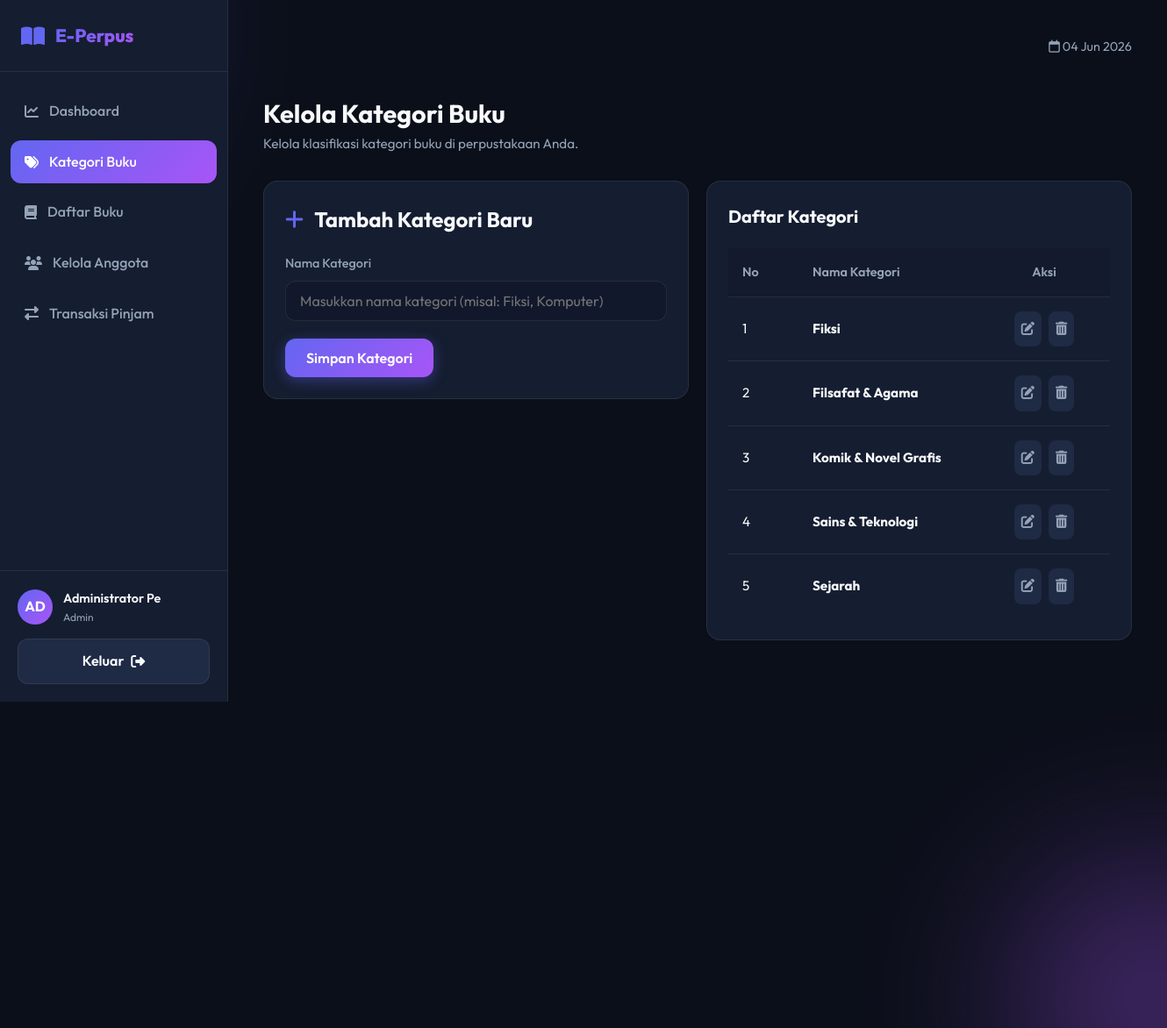
The app's page /admin/kategori.php (signed in) with its own data.
### tables this page shows
CREATE TABLE IF NOT EXISTS kategori (
    id INT AUTO_INCREMENT PRIMARY KEY,
    nama_kategori VARCHAR(100) NOT NULL
);

### admin/kategori.php (the view, shortened to what this page needs)
<?php
require_once 'header.php';
$edit_mode = false;
$edit_name = '';
try {
    $all_kategori = $pdo->query("SELECT * FROM kategori ORDER BY nama_kategori ASC")->fetchAll();
} catch (PDOException $e) {
    $error = 'Gagal memuat kategori: ' . $e->getMessage();
}
?>
<div class="page-title">
    <h1>Kelola Kategori Buku</h1>
    <p>Kelola klasifikasi kategori buku di perpustakaan Anda.</p>
</div>
<div class="grid-form" style="margin-top: 30px;">
    <div class="data-card" style="height: fit-content;">
        <h2><i class="fa-solid <?= $edit_mode ? 'fa-pen-to-square' : 'fa-plus' ?>" style="color: var(--accent-primary); margin-right: 8px;"></i> <?= $edit_mode ? 'Edit Kategori' : 'Tambah Kategori Baru' ?></h2>
        <form action="kategori.php" method="POST" style="margin-top: 20px;">
            <div class="form-group">
                <label for="nama_kategori" class="form-label">Nama Kategori</label>
                <input type="text" id="nama_kategori" name="nama_kategori" class="form-input" placeholder="Masukkan nama kategori (misal: Fiksi, Komputer)" value="<?= htmlspecialchars($edit_name) ?>" required autocomplete="off">
            </div>
            <div style="display: flex; gap: 10px;">
                <button type="submit" class="btn btn-primary">
                    <?= $edit_mode ? 'Perbarui' : 'Simpan' ?> Kategori
                </button>
            </div>
        </form>
    </div>
    <div class="data-card">
        <div class="card-header">
            <h2>Daftar Kategori</h2>
        </div>
        <div class="table-responsive">
            <table class="custom-table">
                <thead>
                    <tr>
                        <th style="width: 80px;">No</th>
                        <th>Nama Kategori</th>
                        <th style="width: 150px; text-align: center;">Aksi</th>
                    </tr>
                </thead>
                <tbody>
                    <?php if (count($all_kategori) > 0): ?>
                        <?php $no = 1; foreach ($all_kategori as $k): ?>
                            <tr>
                                <td><?= $no++ ?></td>
                                <td><strong><?= htmlspecialchars($k['nama_kategori']) ?></strong></td>
                                <td style="text-align: center;">
                                    <div class="action-buttons" style="justify-content: center;">
                                        <a href="kategori.php?edit=<?= $k['id'] ?>" class="btn-icon edit" title="Edit Kategori">
                                            <i class="fa-solid fa-pen-to-square"></i>
                                        </a>
                                        <a href="kategori.php?delete=<?= $k['id'] ?>" class="btn-icon delete btn-delete-confirm" data-message="Apakah Anda yakin ingin menghapus kategori '<?= htmlspecialchars($k['nama_kategori']) ?>'?" title="Hapus Kategori">
                                            <i class="fa-solid fa-trash-can"></i>
                                        </a>
                                    </div>
                                </td>
                            </tr>
                        <?php endforeach; ?>
                    <?php endif; ?>
                </tbody>
            </table>
        </div>
    </div>
</div>
<?php
require_once 'footer.php';
?>

### assets/css/style.css (style rules this page uses)
:root { --bg-primary: #0b0f19; --bg-secondary: #151d30; --bg-tertiary: #1f2a45; --accent-primary: #6366f1; --accent-secondary: #a855f7; --accent-gradient: linear-gradient(135deg, var(--accent-primary) 0%, var(--accent-secondary) 100%); --text-primary: #f8fafc; --text-secondary: #94a3b8; --text-muted: #64748b; --border-color: rgba(255, 255, 255, 0.08); --glass-bg: rgba(21, 29, 48, 0.7); --glass-border: rgba(255, 255, 255, 0.06); --glass-shadow: 0 8px 32px 0 rgba(0, 0, 0, 0.37); --success: #10b981; --warning: #f59e0b; --danger: #ef4444; --info: #3b82f6; --transition-fast: 0.2s ease; --transition-smooth: 0.3s cubic-bezier(0.4, 0, 0.2, 1); --border-radius: 12px; }
* { margin: 0; padding: 0; box-sizing: border-box; font-family: 'Outfit', sans-serif; }
body { background-color: var(--bg-primary); color: var(--text-primary); min-height: 100vh; overflow-x: hidden; line-height: 1.6; }
.form-group { margin-bottom: 20px; }
.form-label { display: block; margin-bottom: 8px; color: var(--text-secondary); font-size: 0.9rem; font-weight: 500; transition: var(--transition-fast); }
.form-input { width: 100%; padding: 12px 16px; background: rgba(15, 23, 42, 0.6); border: 1px solid var(--border-color); border-radius: var(--border-radius); color: var(--text-primary); font-size: 1rem; transition: var(--transition-smooth); }
.btn { display: inline-flex; align-items: center; justify-content: center; padding: 12px 24px; font-size: 1rem; font-weight: 600; border-radius: var(--border-radius); border: none; cursor: pointer; transition: var(--transition-smooth); text-decoration: none; gap: 8px; }
.btn-primary { background: var(--accent-gradient); color: white; box-shadow: 0 4px 15px rgba(99, 102, 241, 0.4); }
.page-title h1 { font-size: 1.8rem; font-weight: 700; }
.page-title p { color: var(--text-secondary); font-size: 0.95rem; }
.data-card { background: var(--bg-secondary); border: 1px solid var(--border-color); border-radius: 16px; padding: 24px; margin-bottom: 40px; }
.card-header { display: flex; justify-content: space-between; align-items: center; margin-bottom: 20px; }
.card-header h2 { font-size: 1.25rem; font-weight: 700; }
.table-responsive { width: 100%; overflow-x: auto; }
.custom-table { width: 100%; border-collapse: collapse; text-align: left; }
.custom-table th { padding: 16px; background: rgba(15, 23, 42, 0.4); color: var(--text-secondary); font-weight: 600; font-size: 0.9rem; border-bottom: 1px solid var(--border-color); }
.custom-table td { padding: 16px; border-bottom: 1px solid var(--border-color); font-size: 0.95rem; color: var(--text-primary); }
.custom-table tr:last-child td { border-bottom: none; }
.action-buttons { display: flex; gap: 8px; }
.btn-icon { padding: 8px; border-radius: 8px; border: none; cursor: pointer; background: var(--bg-tertiary); color: var(--text-secondary); transition: var(--transition-fast); }
.grid-form { display: grid; grid-template-columns: 1fr 1fr; gap: 20px; }

### records on screen
kategori: nama_kategori "Fiksi"
kategori: nama_kategori "Filsafat & Agama"
kategori: nama_kategori "Komik & Novel Grafis"
kategori: nama_kategori "Sains & Teknologi"
kategori: nama_kategori "Sejarah"

### other values on screen
$nama_inisial "AD"
substr($nama_lengkap, 0, 16) "Administrator Pe"
$role "Admin"
